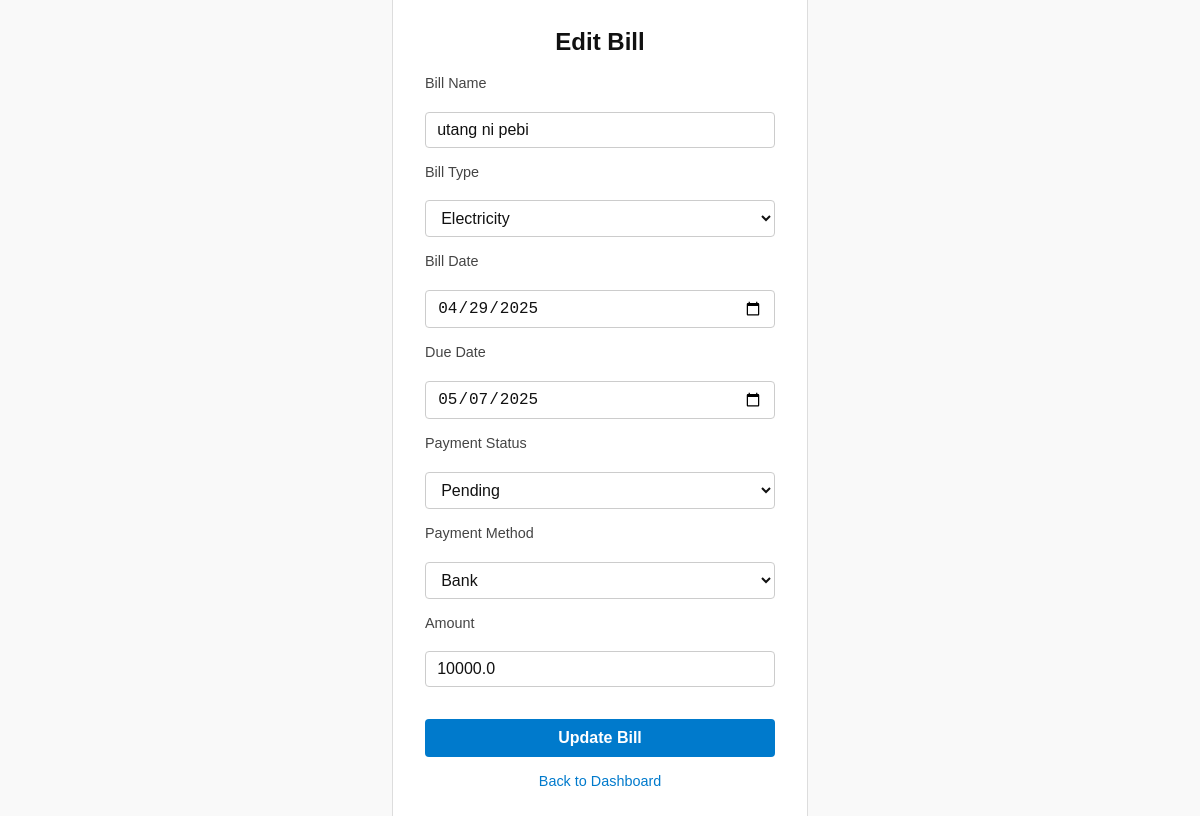
The page /edit_bill/1 (signed in) on the database its author committed.
### tables this page shows
CREATE TABLE bills (
            id INTEGER PRIMARY KEY AUTOINCREMENT,
            user_id INTEGER NOT NULL,
            name TEXT NOT NULL,
            bill_type TEXT NOT NULL,
            bill_date DATE NOT NULL,
            due_date DATE NOT NULL,
            payment_status TEXT NOT NULL,
            payment_method TEXT NOT NULL,
            amount REAL NOT NULL,
            FOREIGN KEY (user_id) REFERENCES users (id)
        );

### app.py (the view, shortened to what this page needs)
@app.route('/edit_bill/<int:bill_id>', methods=['GET', 'POST'])
def edit_bill(bill_id):
    if 'user_id' not in session:
        flash('Please log in first.')
        return redirect(url_for('login'))
    bill_types = ['Electricity', 'Water', 'Internet', 'Rent', 'Other']
    payment_methods = ['Cash', 'Bank', 'Online', 'Other']
    user_id = session['user_id']
    conn = get_db_connection()
    cursor = conn.cursor()
    cursor.execute("SELECT * FROM bills WHERE id = ? AND user_id = ?", (bill_id, user_id))
    bill = cursor.fetchone()
    if not bill:
        cursor.close()
        conn.close()
        flash('Bill not found or access denied.')
        return redirect(url_for('dashboard'))
    bill_dict = dict(bill)
    if isinstance(bill_dict['bill_date'], str):
        bill_dict['bill_date'] = datetime.datetime.strptime(bill_dict['bill_date'], '%Y-%m-%d').date()
    if isinstance(bill_dict['due_date'], str):
        bill_dict['due_date'] = datetime.datetime.strptime(bill_dict['due_date'], '%Y-%m-%d').date()
    cursor.close()
    conn.close()
    return render_template('edit_bill.html', bill=bill_dict, bill_types=bill_types, payment_methods=payment_methods)

### app.py (called while the page is built)
def get_db_connection():
    conn = sqlite3.connect(DATABASE)
    conn.row_factory = sqlite3.Row  # To access columns by name
    return conn

### templates/edit_bill.html (shortened to what this page needs)
<!DOCTYPE html>
<html lang="en">
<head>
</head>
<body>
  <div class="container">
    <h1>Edit Bill</h1>
    <form method="POST" action="{{ url_for('edit_bill', bill_id=bill.id) }}">
      <label for="name">Bill Name</label>
      <input id="name" name="name" type="text" value="{{ bill.name }}" required />
      <label for="bill_type">Bill Type</label>
      <select id="bill_type" name="bill_type" required>
        {% for type in bill_types %}
          <option value="{{ type }}" {% if bill.bill_type == type %}selected{% endif %}>{{ type }}</option>
        {% endfor %}
      </select>
      <label for="bill_date">Bill Date</label>
      <input id="bill_date" name="bill_date" type="date" value="{{ bill.bill_date.strftime('%Y-%m-%d') if bill.bill_date }}" required />
      <label for="due_date">Due Date</label>
      <input id="due_date" name="due_date" type="date" value="{{ bill.due_date.strftime('%Y-%m-%d') if bill.due_date }}" required />
      <label for="payment_status">Payment Status</label>
      <select id="payment_status" name="payment_status" required>
        <option value="Pending" {% if bill.payment_status == 'Pending' %}selected{% endif %}>Pending</option>
      </select>
      <label for="payment_method">Payment Method</label>
      <select id="payment_method" name="payment_method" required>
        {% for method in payment_methods %}
          <option value="{{ method }}" {% if bill.payment_method == method %}selected{% endif %}>{{ method }}</option>
        {% endfor %}
      </select>
      <label for="amount">Amount</label>
      <input id="amount" name="amount" type="number" step="0.01" value="{{ bill.amount }}" required />
      <button type="submit">Update Bill</button>
    </form>
    <div class="back-link">
      <a href="{{ url_for('dashboard') }}">Back to Dashboard</a>
    </div>
  </div>
</body>
</html>

### templates/edit_bill.html (style rules this page uses)
body { font-family: Arial, sans-serif; background: #f9f9f9; color: #222; margin: 0; padding: 0; display: flex; justify-content: center; align-items: center; height: 100vh; }
.container { background: white; padding: 2rem; border: 1px solid #ddd; border-radius: 6px; width: 350px; box-shadow: none; text-align: left; }
h1 { margin-bottom: 1.2rem; font-weight: 600; font-size: 1.5rem; color: #111; text-align: center; }
form { display: flex; flex-direction: column; gap: 1rem; }
label { font-size: 0.9rem; font-weight: 500; margin-bottom: 0.3rem; color: #444; }
input[type="text"], input[type="date"], input[type="number"], select { padding: 0.5rem 0.7rem; font-size: 1rem; border: 1px solid #ccc; border-radius: 4px; outline: none; transition: border-color 0.2s; width: 100%; box-sizing: border-box; background: #fff; color: #111; }
button { margin-top: 1rem; padding: 0.6rem; font-weight: 600; font-size: 1rem; border: none; border-radius: 4px; background-color: #007acc; color: white; cursor: pointer; transition: background-color 0.3s ease; width: 100%; }
.back-link { margin-top: 1rem; text-align: center; font-size: 0.9rem; }
.back-link a { color: #007acc; text-decoration: none; }

### rows shown on the page
bills: name "utang ni pebi", bill_type "Electricity", payment_status "Pending", payment_method "Bank", amount "10000.0"
